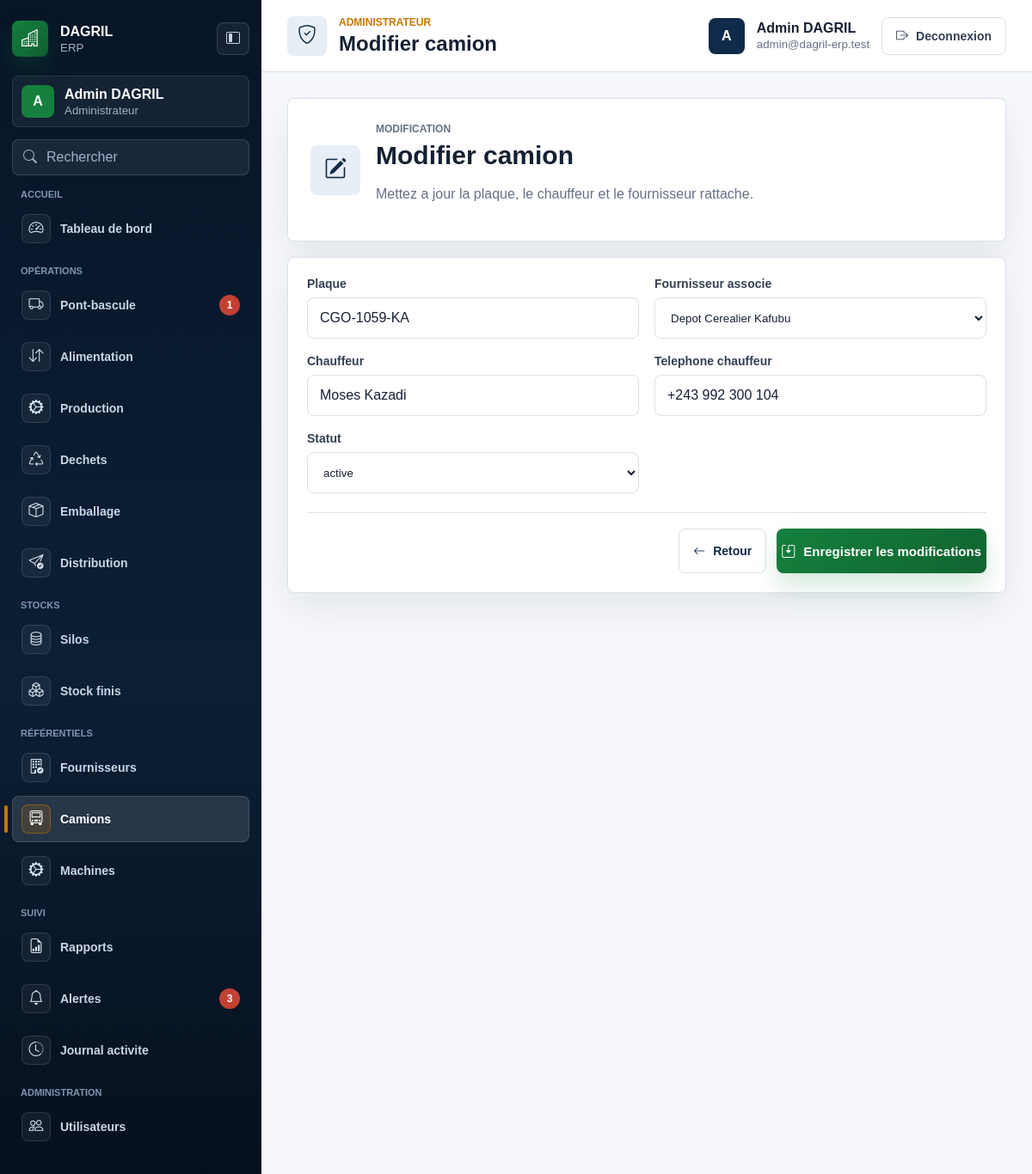
/trucks/4/edit (signed in), run on the app's committed database.
### tables this page shows
CREATE TABLE trucks (
  id INT UNSIGNED AUTO_INCREMENT PRIMARY KEY,
  supplier_id INT UNSIGNED NULL,
  plate_number VARCHAR(50) NOT NULL UNIQUE,
  driver_name VARCHAR(150) NULL,
  driver_phone VARCHAR(50) NULL,
  status ENUM('active', 'inactive', 'pending', 'validated', 'cancelled') NOT NULL DEFAULT 'active',
  created_at TIMESTAMP NOT NULL DEFAULT CURRENT_TIMESTAMP,
  updated_at TIMESTAMP NULL DEFAULT NULL ON UPDATE CURRENT_TIMESTAMP,
  deleted_at TIMESTAMP NULL DEFAULT NULL,
  CONSTRAINT fk_trucks_supplier FOREIGN KEY (supplier_id) REFERENCES suppliers(id)
);

CREATE TABLE suppliers (
  id INT UNSIGNED AUTO_INCREMENT PRIMARY KEY,
  name VARCHAR(180) NOT NULL,
  contact_name VARCHAR(150) NULL,
  phone VARCHAR(50) NULL,
  email VARCHAR(190) NULL,
  address TEXT NULL,
  rccm VARCHAR(100) NULL,
  id_nat VARCHAR(100) NULL,
  status ENUM('active', 'inactive', 'pending', 'validated', 'cancelled') NOT NULL DEFAULT 'active',
  created_at TIMESTAMP NOT NULL DEFAULT CURRENT_TIMESTAMP,
  updated_at TIMESTAMP NULL DEFAULT NULL ON UPDATE CURRENT_TIMESTAMP,
  deleted_at TIMESTAMP NULL DEFAULT NULL
);

### app/views/trucks/form.php (the view, shortened to what the rows shown need)
<?php
$isEdit = !empty($truck['id']);
$action = $isEdit ? base_url('trucks/' . $truck['id'] . '/update') : base_url('trucks');
$statusOptions = ['active', 'inactive', 'pending', 'validated', 'cancelled'];
?>
<section class="form-panel">
    <form method="post" action="<?= e($action) ?>" class="enterprise-form" data-validate>
        <div class="form-grid">
            <label>
                <span>Plaque</span>
                <input type="text" name="plate_number" value="<?= e($truck['plate_number'] ?? '') ?>" required minlength="3" data-uppercase>
            </label>
            <label>
                <span>Fournisseur associe</span>
                <select name="supplier_id" required>
                    <?php foreach ($suppliers as $supplier): ?>
                        <option value="<?= e($supplier['id']) ?>" <?= (string) ($truck['supplier_id'] ?? '') === (string) $supplier['id'] ? 'selected' : '' ?>>
                            <?= e($supplier['name']) ?>
                        </option>
                    <?php endforeach; ?>
                </select>
            </label>
            <label>
                <span>Chauffeur</span>
                <input type="text" name="driver_name" value="<?= e($truck['driver_name'] ?? '') ?>" required minlength="2">
            </label>
            <label>
                <span>Telephone chauffeur</span>
                <input type="tel" name="driver_phone" value="<?= e($truck['driver_phone'] ?? '') ?>" pattern="[0-9 +().-]{6,30}">
            </label>
            <label>
                <span>Statut</span>
                <select name="status" required>
                    <?php foreach ($statusOptions as $status): ?>
                        <option value="<?= e($status) ?>" <?= ($truck['status'] ?? 'active') === $status ? 'selected' : '' ?>><?= e($status) ?></option>
                    <?php endforeach; ?>
                </select>
            </label>
        </div>
        <div class="form-actions">
            <a href="<?= e(base_url('trucks')) ?>" class="btn-secondary">
                <i class="bi bi-arrow-left"></i>
                <span>Retour</span>
            </a>
            <button type="submit" class="btn-primary">
                <i class="bi bi-save2"></i>
                <span><?= $isEdit ? 'Enregistrer les modifications' : 'Ajouter le camion' ?></span>
            </button>
        </div>
    </form>
</section>

### app/core/Router.php (shortened to what the rows shown need)
<?php
class Router
{
    private $routes = [];
    public function add($method, $path, $handler, array $options = [])
    {
        $this->routes[] = [
            'method' => strtoupper($method),
            'path' => '/' . trim($path, '/'),
            'handler' => $handler,
            'auth' => $options['auth'] ?? false,
            'roles' => $options['roles'] ?? [],
        ];
    }
    public function dispatch($method, $uri)
    {
        $requestPath = rawurldecode(parse_url($uri, PHP_URL_PATH));
        $requestPath = '/' . trim($requestPath, '/');
        foreach ($this->routes as $route) {
            $params = [];
            if ($route['method'] === strtoupper($method) && $this->matches($route['path'], $requestPath, $params)) {
                return $this->execute($route['handler'], $params);
            }
        }
    }
    private function matches($routePath, $requestPath, array &$params)
    {
        $pattern = preg_replace('#\{([a-zA-Z_][a-zA-Z0-9_]*)\}#', '(?P<$1>[^/]+)', $routePath);
        $pattern = '#^' . $pattern . '$#';
        if (!preg_match($pattern, $requestPath, $matches)) {
            return false;
        }
        return true;
    }
    private function execute($handler, array $params = [])
    {
        if (is_string($handler) && strpos($handler, '@') !== false) {
            list($controller, $action) = explode('@', $handler, 2);
            $instance = new $controllerClass();
            return call_user_func_array([$instance, $action], $params);
        }
        throw new InvalidArgumentException('Invalid route handler.');
    }
}

### data on the page
trucks: plate_number "CGO-1059-KA", supplier_id "Depot Cerealier Kafubu", driver_name "Moses Kazadi", driver_phone "+243 992 300 104"

### other printed values
$group['label'] "ACCUEIL"
$item['label'] "Tableau de bord"
$group['label'] "OPÉRATIONS"
$item['label'] "Pont-bascule"
$item['badge_value'] "1"
$item['label'] "Alimentation"
$item['label'] "Production"
$item['label'] "Dechets"
$item['label'] "Emballage"
$item['label'] "Distribution"
$group['label'] "STOCKS"
$item['label'] "Silos"
$item['label'] "Stock finis"
$group['label'] "RÉFÉRENTIELS"
$item['label'] "Fournisseurs"
